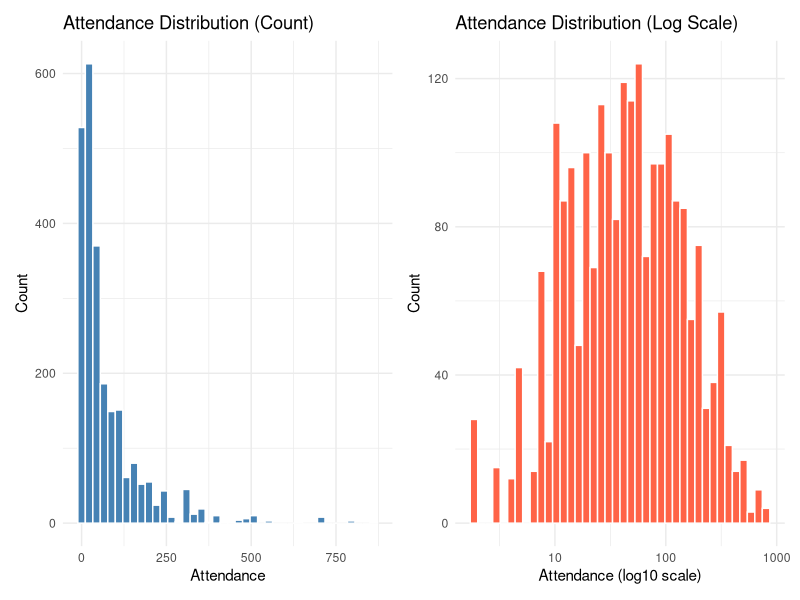

Reproduce this figure in R.
## ---- chunk 1
library(tidyverse)
library(ggplot2)
library(patchwork)
library(broom)
parkevent = read.csv("parkevent_clean.csv")
## ---- chunk 2
 a <- ggplot(parkevent, aes(x = attendance)) +
  geom_histogram(bins = 40, fill = "steelblue", color = "white") +
  labs(title = "Attendance Distribution (Count)",
       x = "Attendance", y = "Count") +
  theme_minimal()

b <- ggplot(parkevent, aes(x = attendance)) +
  geom_histogram(bins = 40, fill = "tomato", color = "white") +
  scale_x_log10() +
  labs(title = "Attendance Distribution (Log Scale)",
       x = "Attendance (log10 scale)", y = "Count") +
  theme_minimal()

a+b
## ---- chunk 3
mean_var <- parkevent %>%
  summarise(mean_att = mean(attendance), var_att = var(attendance))

mean_var

## ---- chunk 4
library(MASS)
library(modelr)
## ---- chunk 5
predictors <- c("season", "time_period", "borough",
                "event_type", "location_type",
                "kids_friendly", "senior_friendly", "adults_only")

#Function to compute eta-squared for KW
eta_kw <- function(x, g){
  kw <- kruskal.test(x ~ g)
  H  <- kw$statistic
  k  <- length(unique(g))
  n  <- length(x)
  eta2 <- as.numeric((H - k + 1) / (n - k))
  return(eta2)
}

# Run Kruskal–Wallis tests for all predictors
kw_results <- map_df(predictors, ~ {
  form <- as.formula(paste("attendance ~", .x))
  
  kt  <- broom::tidy(kruskal.test(form, data = parkevent))
  eta2 <- eta_kw(parkevent$attendance, parkevent[[.x]])
  
  kt |> 
    mutate(variable = .x,
           eta2 = eta2)
})

# Classify effect sizes ----
kw_results <- kw_results |> 
  mutate(effect_strength = case_when(
    eta2 >= 0.14 ~ "large",
    eta2 >= 0.06 ~ "medium",
    eta2 >= 0.01 ~ "small",
    TRUE ~ "very small"
  ))

kw_results |>
  dplyr::select (variable, p.value, effect_strength)

## ---- chunk 6
#Define candidate models
form_simple <- log(attendance + 1) ~ event_type + location_type

form_medium <- log(attendance + 1) ~ season + time_period + borough +
  event_type + location_type

form_full <- log(attendance + 1) ~ season + time_period + borough +
  event_type + location_type + kids_friendly + senior_friendly + adults_only

#cross-validated RMSE
cv_rmse <- function(formula, data, n_splits = 50, test_prop = 0.1) {
  set.seed(123)
  
cv <- crossv_mc(data, n_splits, test = test_prop)
  
cv <- cv %>%
    mutate(
      model = map(train, ~ lm(formula, data = .x)),
      rmse  = map2_dbl(model, test, ~ rmse(.x, .y))
    )
  
mean(cv$rmse)
}

rmse_simple <- cv_rmse(form_simple, parkevent, n_splits = 50, test_prop = 0.1)
rmse_medium <- cv_rmse(form_medium, parkevent, n_splits = 50, test_prop = 0.1)
rmse_full   <- cv_rmse(form_full,   parkevent, n_splits = 50, test_prop = 0.1)

cv_results <- tibble(
  model     = c("Simple", "Medium", "Full"),
  mean_RMSE = c(rmse_simple, rmse_medium, rmse_full)
)

cv_results
## ---- chunk 7
model_nb <- glm.nb(
  attendance ~ season + time_period + borough +
    event_type + location_type + kids_friendly + senior_friendly + adults_only,
  data = parkevent
)

summary(model_nb)

irr_table <- tidy(model_nb, conf.int = TRUE, exponentiate = TRUE)
irr_table

